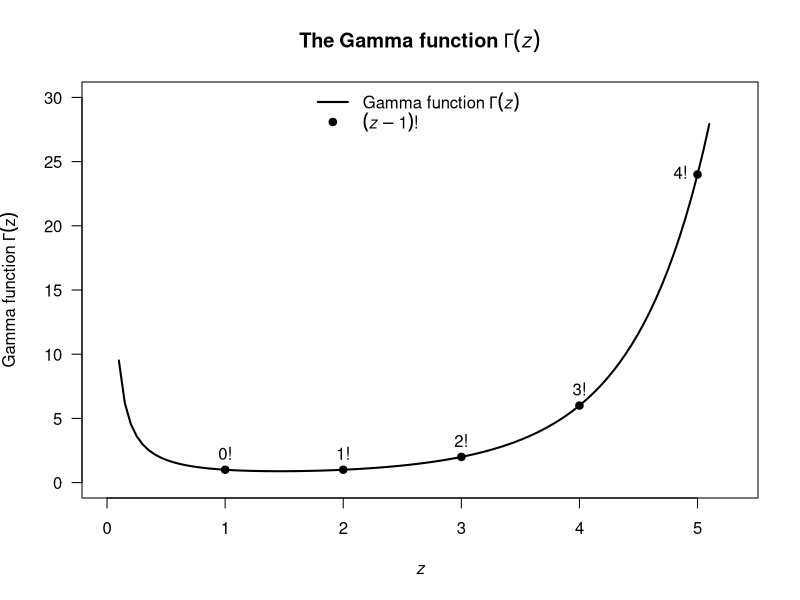
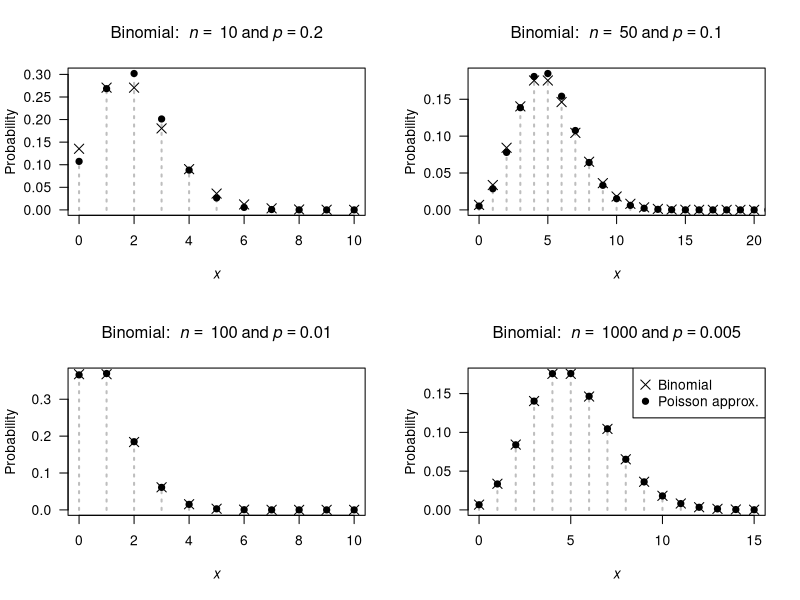
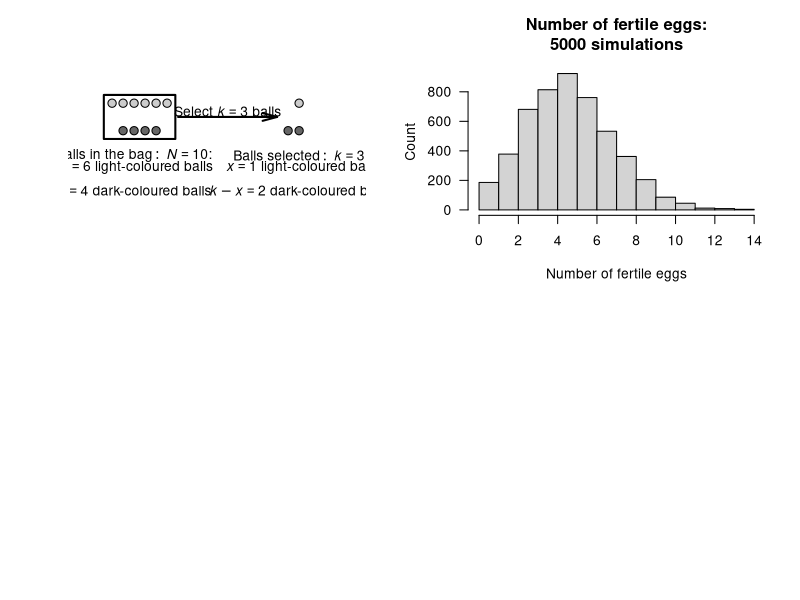
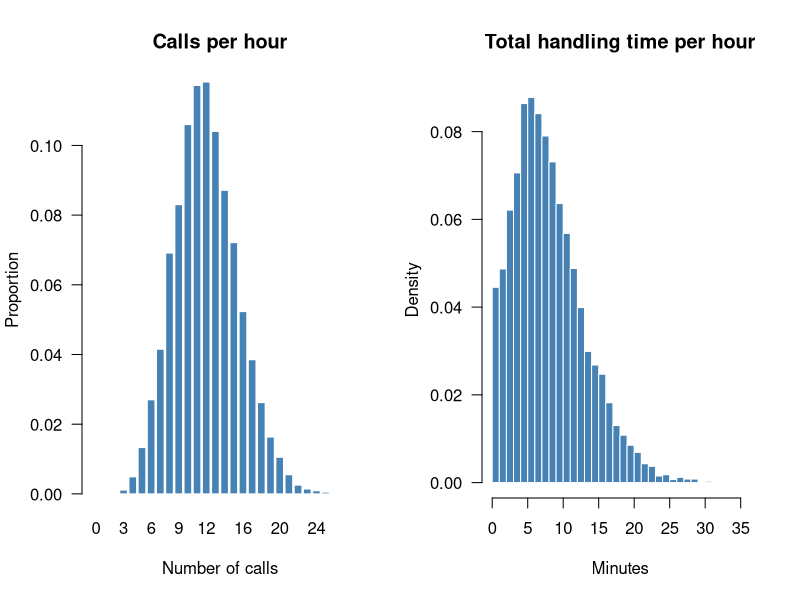

The R source for these figures, in order:
## ---- chunk 1

## ---- chunk 2

## ---- chunk 3
dbinom(2,
       prob = 1/6,
       size = 4)
## ---- chunk 4
dbinom(0,
       size = 10,
       prob = 0.05)
## ---- chunk 5
dbinom(10,
       size = 10,
       prob = 0.95)
## ---- chunk 6

## ---- chunk 7

## ---- chunk 8
dgeom(4, prob = 0.2)
## ---- chunk 9
pgeom(4, prob = 0.2)
## ---- chunk 10

## ---- chunk 11

## ---- chunk 12
x.values <- seq(1, 100, 
                by = 1)
1 - sum(dnbinom( x.values, 
                 size = 10, 
                 prob = 0.15))
# Alternatively:
1 - pnbinom(100, 
            size = 10, 
            prob = 0.15)
## ---- chunk 13

xPoints <- 1:5
xCont <- seq(0.1, 5.1, 
             length = 100)

plot( x = c(0, 5.3),
      y = c(0, 25),
      type = "n",
      las = 1,
      ylim = c(0, 30),
      xlab = expression(italic(z)),
      ylab = bquote("Gamma function" ~ Gamma(z)),
      main = expression(bold(The~"Gamma function"~Gamma(italic(z)))))
lines( x = xCont,
       y = gamma(xCont),
       lwd = 2)
points(x = xPoints,
       y = gamma(xPoints),
       pch = 19)
legend("top",
       pch = c(NA, 19),
       lty = c(1, NA),
       bty = "n",
       lwd = c(2, NA),
       legend = c(bquote("Gamma function" ~ Gamma(italic(z))),
                  expression(paste( group("(", list(italic(z) - 1),")"), "!" ) ) ) )

text(x = xPoints,
     y = gamma(xPoints),
     pos = c(3, 3, 3, 3, 2),
     labels = c("0!",
                "1!",
                "2!",
                "3!",
                "4!") )
## ---- chunk 14
pnbinom(360, 
        size = 5, 
        prob = 0.02)
## ---- chunk 15
MitesTab <- array( dim = c(9, 5))

MitesTab[1, ] <- c(0 ,  70 ,  0.467 ,  0.318 ,  0.449)
MitesTab[2, ] <- c(1 ,  38 ,  0.253 ,  0.364 ,  0.261)
MitesTab[3, ] <- c(2 ,  17 ,  0.113 ,  0.209 ,  "0.140")
MitesTab[4, ] <- c(3 ,  10 ,  0.067 ,  "0.080" ,  0.073)
MitesTab[5, ] <- c(4 ,  9 ,  "0.060" ,  0.023 ,  0.038)
MitesTab[6, ] <- c(5 ,  3 ,  "0.020" ,  0.005 ,  0.019)
MitesTab[7, ] <- c(6 ,  2 ,  0.013 ,  0.001 ,  "0.010")
MitesTab[8, ] <- c(7 ,  1 ,  0.007 ,  "0.000" ,  0.005)
MitesTab[9, ] <- c("8+" ,  0 ,  "0.000" ,  "0.000" ,  "0.000")

MitesTab.caption <- "Counts of mites on leaves selected at random from six similar apple trees."

if( knitr::is_latex_output() ) {
  knitr::kable(MitesTab,
               format = "latex",
               booktabs = TRUE,
               longtable = FALSE,
               align = "c",
               linesep = c("", "", "\\addlinespace"),
               col.names = c("mites per leaf", 
                             "with that many mites",
                             "probability",
                             "probability",
                             "probability"),
               caption = MitesTab.caption) %>%
    kable_styling(font_size = 10) %>%
    add_header_above( c("Number of" = 1,
                        "Number of leaves" = 1,
                        "Empirical" = 1,
                        "Poisson" = 1,
                        "Negative binomial" = 1),
                      bold = TRUE,
                      line = FALSE) %>%
    row_spec(0, bold = TRUE) 
}
if( knitr::is_html_output() ) {
  knitr::kable(MitesTab,
               format = "html",
               booktabs = TRUE,
               longtable = FALSE,
               align = "c",
               linesep = c("", "", "\\addlinespace"),
               col.names = c("mites per leaf", 
                             "with that many mites",
                             "probability",
                             "probability",
                             "probability"),
               caption = MitesTab.caption) %>%
    add_header_above( c("Number of" = 1,
                        "Number of leaves" = 1,
                        "Empirical" = 1,
                        "Poisson" = 1,
                        "Negative binomial" = 1),
                      bold = TRUE,
                      line = FALSE) %>%
    row_spec(1, bold = TRUE) 
}
## ---- chunk 16

## ---- chunk 17

## ---- chunk 18
1 - dpois(0,
          lambda = 2)
## ---- chunk 19
BombTable <- array( dim = c(8, 4))
colnames(BombTable) <- c("Hits",
                         "Number of bombs",
                         "Proportion of bombs",
                         "Poisson proportion")
BombTable[, 1] <- 0:7
BombTable[, 2] <- c(229,
                    211,
                    93,
                    35,
                    7,
                    0,
                    0,
                    1)
BombTable[, 3] <- round(BombTable[, 2] / sum(BombTable[, 2]), 4)
lambda <- 0.93 # sum( BombTable[, 1] * BombTable[, 3])

BombTable[, 4] <- dpois(0:7,
                        lambda = lambda )
BombTable[, 4] <- round( BombTable[, 4], 4)
BombTable[ 8, 4] <- 1 - sum( BombTable[1:7, 4])

BombTable.caption <- "The number of flying bomb hits on London during World War II in a $36$\\ square kilometre area of South London. The proportion of the $576$\\ grid squares receiving $0, 1, ...$ hits was also computed. The observed and empirical probabilities are shown. The Poisson distribution fits the data well."

if( knitr::is_latex_output() ) {
  knitr::kable( BombTable,
                format = "latex",
                booktabs = TRUE,
                longtable = FALSE,
                linesep = c("", "", "\\addlinespace"),
                col.names = c("Hits",
                              "Number bombs", 
                              "Proportion bombs", 
                              "Poisson proportion"),
                caption = BombTable.caption) %>%
    kable_styling(font_size = 10) %>%
    row_spec(0, bold = TRUE)
}
if( knitr::is_html_output() ) {
  knitr::kable( BombTable,
                format = "html",
                booktabs = TRUE,
                longtable = FALSE,
                linesep = c("", "", "\\addlinespace"),
                col.names = c("Hits",
                              "Number bombs", 
                              "Proportion bombs", 
                              "Poisson proportion"),
                caption = BombTable.caption) %>%
    row_spec(1, bold = TRUE)
}

## ---- chunk 20
par( mfrow = c(2, 2))

n <- c(10, 50, 
       100, 1000)
p <- c(0.2, 0.1, 
       0.010, 0.005)
xmax <- c(10, 20, 
          10, 15)

for (i in (1:4)) {
   pValue <- p[i]
   nValue <- n[i]
   
  x <-  0:n[i]
  y <- dbinom(x, 
              size = n[i],
              prob = p[i])
  
   plot( x = x,
         y = y,
         xlim = c(0, xmax[i]),
         xlab = expression(italic(x)),
         ylab = "Probability",
         main = bquote("Binomial: " ~ italic(n) == ~ .(nValue) ~ "and" ~ italic(p) == .(pValue) ),
         lwd = 2,
         las = 1,
         lty = 3,
         col = "grey",
         type = "h")
  points(x = x,
         y = y,
         pch = 19)

  muPoisson <- nValue * pValue
  xValues <- 0:xmax[i]
  points( x = xValues,
          y = dpois(xValues,
                    lambda = muPoisson),
          pch = 4,
          cex = 1.5)
  
  if (i == 4 ){
    legend("topright",
           pch = c(4, 19),
           pt.cex = c(1.5, 1),
           legend = c("Binomial",
                      "Poisson approx."))
  }
  
}

## ---- chunk 21
drawBall <- function(x, y, diameter = 1, col = "white", ...){
  t <- seq(0, 2 * pi, 
           length = 100)
  tx <- cos(t) * diameter
  ty <- sin(t) * diameter
  polygon( x = x + tx,
           y = y + ty,
           col = col,
         ...)
  
}



#############
### "Bag"


plot(x = c(-1, 9),
     y = c(-2, 2),
     asp = 1,
     axes = FALSE,
     type = "n",
     xlab = "",
     ylab = ""
     )
drawBall(x = 0.2,
         y = 1.4,
         diameter = 0.15,
         col = grey(0.8))
drawBall(x = 0.6,
         y = 1.4,
         diameter = 0.15,
         col = grey(0.8))
drawBall(x = 1.0,
         y = 1.4,
         diameter = 0.15,
         col = grey(0.8))
drawBall(x = 1.4,
         y = 1.4,
         diameter = 0.15,
         col = grey(0.8))
drawBall(x = 1.8,
         y = 1.4,
         diameter = 0.15,
         col = grey(0.8))
drawBall(x = 2.2,
         y = 1.4,
         diameter = 0.15,
         col = grey(0.8))




drawBall(x = 0.6,
         y = 0.4,
         diameter = 0.15,
         col = grey(0.4))
drawBall(x = 1.0,
         y = 0.4,
         diameter = 0.15,
         col = grey(0.4))
drawBall(x = 1.4,
         y = 0.4,
         diameter = 0.15,
         col = grey(0.4))
drawBall(x = 1.8,
         y = 0.4,
         diameter = 0.15,
         col = grey(0.4))

polygon( x = c(-0.1, -0.1, 2.5, 2.5),
         y = c(0.1, 1.7, 1.7, 0.1),
         lwd = 2)
text(x = 1,
     y = -0.5,
     #font = 2, # BOLD
     labels = expression(paste(Balls~"in"~the~bag:~italic(N)==10*":")))
text(x = 1,
     y = -1.35,
     labels = expression( atop( italic(m)==6~"light-coloured balls",
                                italic(n)==4~"dark-coloured balls") ))



#############
### Selection



drawBall(x = 1.0 + 6,
         y = 1.4,
         diameter = 0.15,
         col = grey(0.8))





drawBall(x = 0.6 + 6,
         y = 0.4,
         diameter = 0.15,
         col = grey(0.4))
drawBall(x = 1.0 + 6,
         y = 0.4,
         diameter = 0.15,
         col = grey(0.4))


#polygon( x = c(-0.1 + 6, -0.1 + 6, 2.5, 2.5),
#         y = c(0.1, 1.7, 1.7, 0.1),
#         lwd = 2)
text(x = 1 + 6,
     y = -0.5,
     #font = 2, # BOLD
     labels = expression(paste(Balls~selected:~italic(k)==3)) )
text(x = 1 + 6,
     y = -1.35,
     labels = expression( atop( italic(x)==1~"light-coloured ball",
                                italic(k)-italic(x)==2~"dark-coloured balls") ) )

arrows( x0 = 2.6,
        x1 = 6.2,
        y0 = 0.9, 
        y1 = 0.9,
        lwd = 2,
        length = 0.15,
        angle = 15)
text(x = 4.4,
     y = 1.1,
     labels = expression( paste(Select~italic(k)==3~balls)))

#axis(side = 1); axis(side = 2); box()
## ---- chunk 22
dhyper(x = 4, m = 13, n = 7, k = 5) + 
  dhyper(x = 5, m = 13, n = 7, k = 5)
## ---- chunk 23
set.seed(107283)
## ---- chunk 24
rpois(3, # Generate three random numbers...
      lambda = 4) # ... with mean = 4
## ---- chunk 25
set.seed(17283)
## ---- chunk 26
# One female
NumberOfEggs <- rpois(1, 
                      lambda = 8.5)

# How many eggs are fertile?
NumberFertileEggs <- rbinom(1, # Only one random number for this one female
                            size = NumberOfEggs,
                            prob = 0.6)
cat("Number of eggs:", NumberOfEggs,
    "| Number of fertile eggs:", NumberFertileEggs, "\n")
## ---- chunk 27
set.seed(109883)
## ---- chunk 28
# Many simulations

numberSims <- 5000

NumberOfEggs <- array( dim = numberSims )
NumberFertileEggs <- array( dim = numberSims )

for (i in (1:numberSims)){ 
  NumberOfEggs[i] <- rpois(1, lambda = 8.5)
  
  # How many fertile?
  NumberFertileEggs[i] <- rbinom(1, # Only one random number/female
                                 size = NumberOfEggs[i],
                                 prob = 0.6)
}
## ---- chunk 29
hist(NumberFertileEggs,
     las = 1, # Horizontal tick mark labels
     xlab = "Number of fertile eggs",
     ylab = "Count",
     main = "Number of fertile eggs:\n5000 simulations")
## ---- chunk 30
sum( NumberFertileEggs > 6) / numberSims
## ---- chunk 31
mean( NumberFertileEggs )
var( NumberFertileEggs )
## ---- chunk 32
set.seed(55301)
## ---- chunk 33
n      <- 10000
lambda <- 12
p_res  <- 0.7

n_calls    <- rpois(n, lambda = lambda)
n_resolved <- rbinom(n, size = n_calls, prob = p_res)
first_fail <- rgeom(n, prob = 1 - p_res)
## ---- chunk 34
cat("--- Number of calls ---\n")
cat("Theoretical mean:    ", lambda, "\n")
cat("Simulated mean:      ", round(mean(n_calls), 2), "\n\n")

cat("--- First unresolved call ---\n")
cat("Theoretical mean:    ", (1 - p_res) / p_res, "\n")


cat("Simulated mean:      ", round(mean(first_fail), 2), "\n\n")
cat("--- Resolved calls per hour ---\n")
cat("Simulated mean:      ", round(mean(n_resolved), 2), "\n")
cat("Simulated variance:  ", round(var(n_resolved), 2), "\n")
## ---- chunk 35
cat("Theoretical P(C > 15):", 
    round(1 - ppois(15, lambda = lambda), 3), "\n")
cat("Simulated P(C > 15):  ", 
    round(mean(n_calls > 15), 3), "\n")
## ---- chunk 36
n_unresolved <- n_calls - n_resolved
cat("Simulated P(no unresolved calls):", 
    round(mean(n_unresolved == 0), 3), "\n")
## ---- chunk 37
streak3 <- replicate(n, {
  resolved <- rbinom(20, 
                     size = 1, 
                     prob = p_res)
  unres    <- 1 - resolved
  any(rle(unres)$lengths[rle(unres)$values == 1] >= 3)
})
cat("P(3+ consecutive unresolved in 20 calls):",
    round(mean(streak3), 3), "\n")
## ---- chunk 38
total_time <- sapply(n_resolved, function(r) {
  if (r == 0) 0 else sum(rgeom(r, prob = 0.5))
})
cat("P(total handling time > 60 min):",
    round(mean(total_time > 60), 3), "\n")
cat("Mean total handling time (min): ",
    round(mean(total_time), 2), "\n")
## ---- chunk 39
busy_day <- replicate(n, {
  any(rpois(8, lambda = lambda) > 20)
})
cat("Simulated probability:  ", round(mean(busy_day), 3), "\n")
cat("Theoretical probability:", 
    round(1 - ppois(20, lambda = lambda)^8, 3), "\n")
## ---- chunk 40
par(mfrow = c(1, 2))
barplot(table(n_calls) / n,
        main   = "Calls per hour",
        xlab   = "Number of calls",
        ylab   = "Proportion",
        las    = 1,
        col    = "steelblue",
        border = "white")
hist(total_time,
     breaks = 40,
     main   = "Total handling time per hour",
     xlab   = "Minutes",
     freq   = FALSE,
     las    = 1,
     col    = "steelblue",
     border = "white")
## ---- chunk 41
Rabbits <- array( dim = c(2, 7) )

Rabbits[1, ] <- c("$x$", 1:6)
Rabbits[2, ] <- c("$n_x$", 247, 63, 20, 4, 2, 1)


if( knitr::is_latex_output() ) {
  knitr::kable(Rabbits, 
               format = "latex",
               booktabs = TRUE,
               align = "r",
               longtable = FALSE,                
               escape = FALSE,
               caption = "The number of rabbits $n_x$ at each trapping who had been previously trapped.") %>%
    kable_styling(font_size = 10) %>%
    row_spec(0, bold = TRUE) 
}
if( knitr::is_html_output() ) {
  knitr::kable(Rabbits, 
               format = "html",
               booktabs = TRUE,
               align = "r",
               longtable = FALSE,                
               escape = FALSE,
               caption = "The number of rabbits $n_x$ at each trapping who had been previously trapped.") 
}

## ---- chunk 42
EggsTable <- array( dim = c(1, 3))

EggsTable[1, ] <- c(9, 29, 199)

rownames(EggsTable) <- c("Number of clutches")


if( knitr::is_latex_output() ) {
  knitr::kable(EggsTable,
               format = "latex",
               booktabs = TRUE,
               align = "r",
               longtable = FALSE,                
               escape = FALSE,
               col.names = c("1 egg",
                             "2 eggs",
                             "3 eggs"),
               caption = "The numbers of eggs per clutch.") %>%
    kable_styling(font_size = 10) %>%
    row_spec(0, bold = TRUE) 
}
if( knitr::is_html_output() ) {
  knitr::kable(EggsTable,
               escape = TRUE,
               format = "html",
               booktabs = TRUE,
               align = "r",
               longtable = FALSE,                
               col.names = c("1 egg",
                             "2 eggs",
                             "3 eggs"),
               caption = "The numbers of eggs per clutch.") %>%
    row_spec(1, bold = TRUE) 
}
